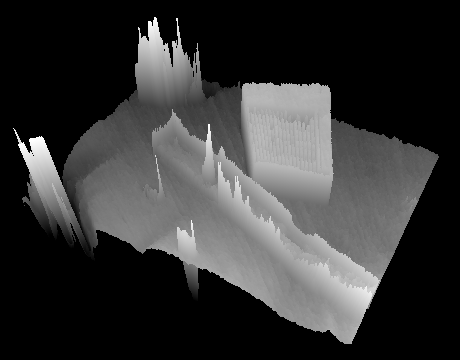
#> input picture images/demos/vispy1.png, 460 x 360 px, given in place of cube3.png, which was not available
$ jupyter execute --allow-errors filtros.ipynb   (text cells are left out)
#> lines starting #> are read from the running program, lines starting #| are printed output that depends on the picture; pictures that were not available may be replaced by others from this repository, and a replacement may not be noted
[cell 1]
import numpy             as np
import cv2               as cv
import matplotlib.pyplot as plt
import scipy.signal      as signal

[cell 2]
def fig(w,h):
    plt.figure(figsize=(w,h))

def readrgb(file):
#> called with file = 'cube3.png'
    return cv.cvtColor( cv.imread("../images/"+file), cv.COLOR_BGR2RGB)
#> returned value is the input picture: shape (360, 460, 3); min 0, max 255, mean 53.1

def rgb2gray(x):
    return cv.cvtColor(x,cv.COLOR_RGB2GRAY)
#> returned value: shape (360, 460)

def gray2float(x):
    return x.astype(float) / 255

# para ver imágenes monocromas autoescalando el rango
def imshowg(x):
    plt.imshow(x, 'gray')

# para ver imágenes monocromas de float con rango fijo
def imshowf(x):
    plt.imshow(x, 'gray', vmin = 0, vmax=1)

# para ver imágenes con signo
def imshows(x,r=1):
    plt.imshow(x, 'bwr', vmin = -r, vmax=r)

# ojo: filter2D no hace flip de la máscara (realmente hace correlación)
# (da igual en máscaras simétricas)
def conv(k,x):
    return cv.filter2D(x,-1,k)

# esta versión es correcta
def cconv(k,x):
    return signal.convolve2d(x, k, boundary='symm', mode='same')

[cell 3]
rgb = readrgb("cube3.png")
g = rgb2gray(rgb)
f = gray2float(g)

plt.imshow(rgb);

[cell 4]
def democonv(k,x):
    print(k)
    fig(12,4)
    plt.subplot(1,2,1); imshowf(x); plt.title('original')
    plt.subplot(1,2,2); imshowf(cconv(k,x)); plt.title('resultado')

[cell 5]
ker = np.array([[ 0, 0, 0]
               ,[ 0, 1, 0]
               ,[ 0, 0, 0]])
democonv(ker,f)

[cell 6]
ker = np.array([[ 0, 0, 0]
               ,[ 0, 3, 0]
               ,[ 0, 0, 0]])
democonv(ker,f)

[cell 7]
ker = np.array([[ 0, 0, 0]
               ,[ 0, .3, 0]
               ,[ 0, 0, 0]])
democonv(ker,f)

[cell 8]
ker = np.zeros([11,11])
ker[0,0] = 1
ker[10,10] = 1
ker = ker/np.sum(ker)

democonv(ker,f)

[cell 9]
ker = np.array([[ 0, 0, 0]
               ,[ -1, 0, 1]
               ,[ 0, 0, 0]])
democonv(ker,f)

[cell 10]
def democonvs(k,x,s=1):
    print(k)
    plt.figure(figsize=(12,4))
    plt.subplot(1,2,1); imshowf(x); plt.title('original')
    plt.subplot(1,2,2); imshows(cconv(k,x),s); plt.title('resultado')

[cell 11]
ker = np.array([[ 0, 0, 0]
               ,[ -1, 0, 1]
               ,[ 0, 0, 0]])
democonvs(ker,f,0.2)

[cell 12]
democonvs(ker.T,f,0.2)
#| [[ 0 -1  0]
#|  [ 0  0  0]
#|  [ 0  1  0]]

[cell 13]
def bordes(x):
    kx = np.array([[ 0, 0, 0]
                  ,[-1, 0, 1]
                  ,[ 0, 0, 0]])
    ky = kx.T
    gx = cconv(kx,x)
    gy = cconv(ky,x)
#> in cconv (call 9), `return signal.convolve2d(x, k, boundary='symm', mode='same')`:
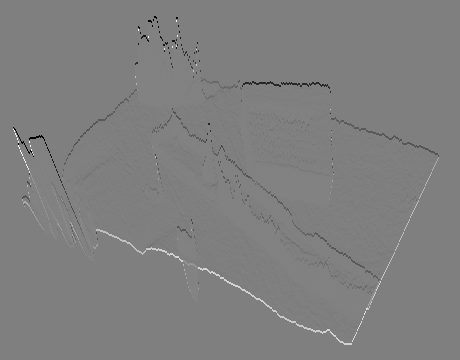
#> returned value: shape (360, 460) float64; min -1, max 1, mean -1.5e-19; drawn with min black and max white
    return abs(gx)+abs(gy)
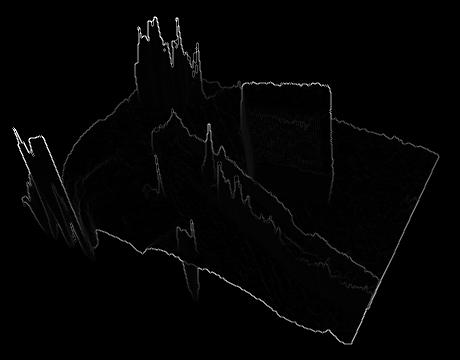
#> returned value: shape (360, 460) float64; min 0, max 2, mean 0.0286; drawn with min black and max white

[cell 14]
imshowf(3*bordes(f))

[cell 15]
imshows(cv.Laplacian(f,-1),0.05)

[cell 16]
democonvs(([[ 0, -1,  0]
           ,[ -1, 4, -1]
           ,[ 0, -1,  0]]), f, 0.05)

[cell 17]
Dx = np.array([[-1,1]])

signal.convolve2d(Dx,Dx)

[cell 18]
ker = np.ones([11,11])
ker = ker/np.sum(ker)

democonv(ker,f)

[cell 19]
same = -1 # para que la imagen de salida sea del mismo tipo que la de entrada

imshowg(cv.boxFilter(f,same,(11,11)))

[cell 20]
imshowg(cv.boxFilter(f,same,(30,30)))

[cell 21]
imshowg(cv.boxFilter(f,same,(300,300)))

[cell 22]
auto = (0,0) # tamaño de la máscara automático, dependiendo de sigma
sigma = 3

imshowg(cv.GaussianBlur(f, auto, sigma))

[cell 23]
imshowg(cv.GaussianBlur(f, auto, 20))

[cell 24]
from mpl_toolkits.mplot3d import Axes3D

fig = plt.figure(figsize=(13,5))
ax = fig.add_subplot(121, projection='3d')

r,c = g.shape
#> r = 360; c = 460
x,y = np.meshgrid(np.arange(c), np.arange(r))

# la coordenada z del gráfico 3D es el nivel de gris de la imagen anterior.
z = 255-g
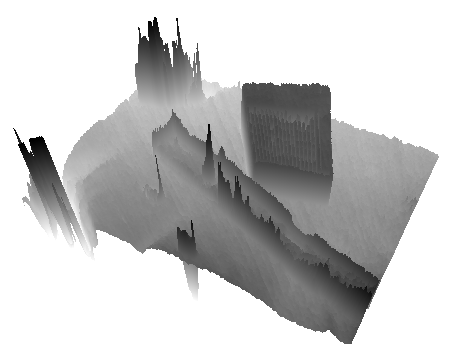
#> z: shape (360, 460); min 0, max 255, mean 201.9

ax.plot_surface(x,y,z, cmap='coolwarm', linewidth=0);
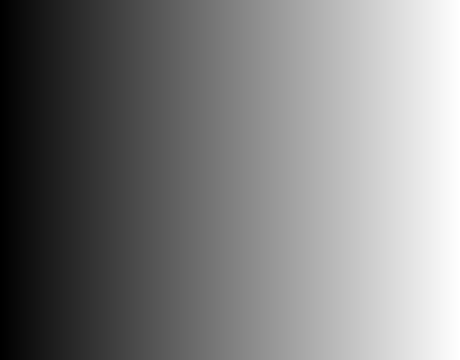
#> x: shape (360, 460) int64; min 0, max 459, mean 229.5; drawn with min black and max white
ax.view_init(60, 20)

ax = fig.add_subplot(122, projection='3d')
z = cv.GaussianBlur(255-g, auto, 10)
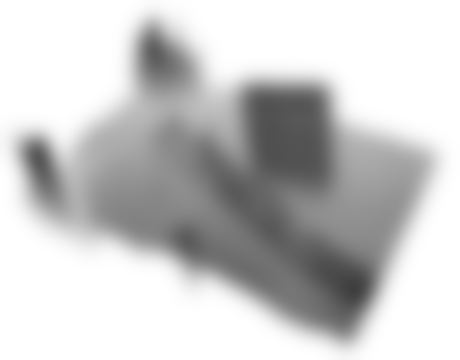
#> z: shape (360, 460); min 63, max 255, mean 201.9

ax.plot_surface(x,y,z, cmap='coolwarm', linewidth=0);
ax.view_init(60, 20)
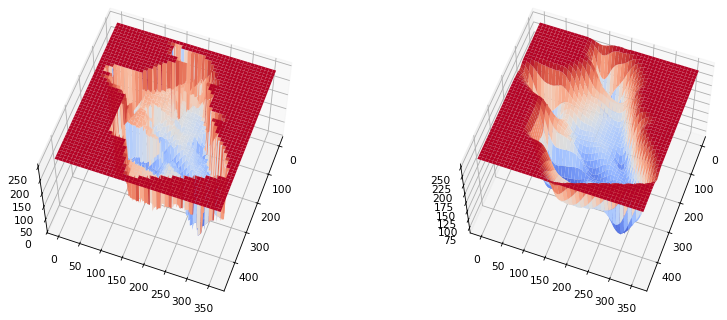
#> figure drawn by matplotlib, 2 panels

[cell 25]
x = np.arange(12)
f = x % 4
plt.plot(f);
h = np.array([-1,2,-1])
r = np.convolve(h,f)
plt.plot(r[1:]);
#> figure, not shown here; curve peaks at x = 3, y = 3; curve peaks at x = 3, y = 4

[cell 26]
M = np.zeros([len(x)-2,len(x)])
for k in range(len(x)-2):
    M[k,k:k+3] = h
M

[cell 27]
plt.plot(M @ f);
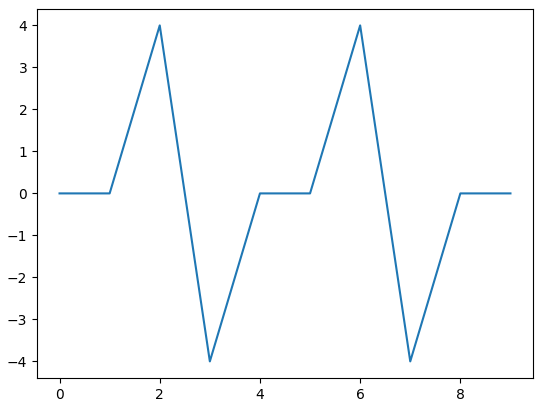
#> figure drawn by matplotlib, 1 panel; curve peaks at x = 2, y = 4

[cell 28]
imshowg(cv.medianBlur(g,17))
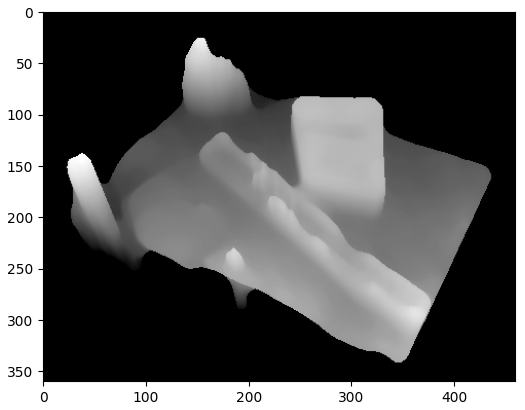
#> figure drawn by matplotlib, 1 panel

[cell 29]
imshowg(cv.bilateralFilter(g,0,10,10))

[cell 30]
imshowg(cv.bilateralFilter(rgb,0,10,10))

[cell 31]
from scipy.ndimage import minimum_filter, maximum_filter

[cell 32]
imshowg(minimum_filter(g,11))
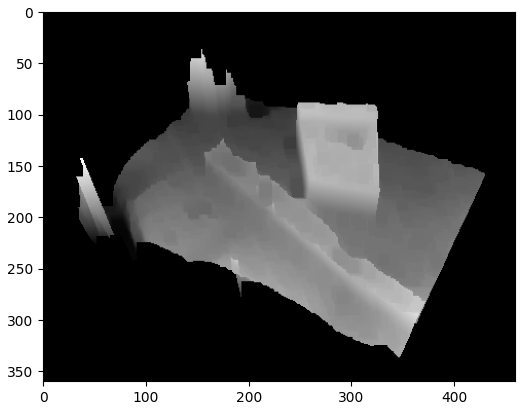
#> figure drawn by matplotlib, 1 panel

[cell 33]
imshowg(maximum_filter(g,11))
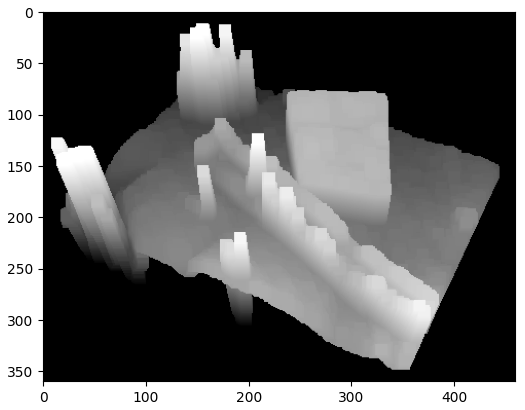
#> figure drawn by matplotlib, 1 panel
#> the sliders are set to sigma = 10.5
